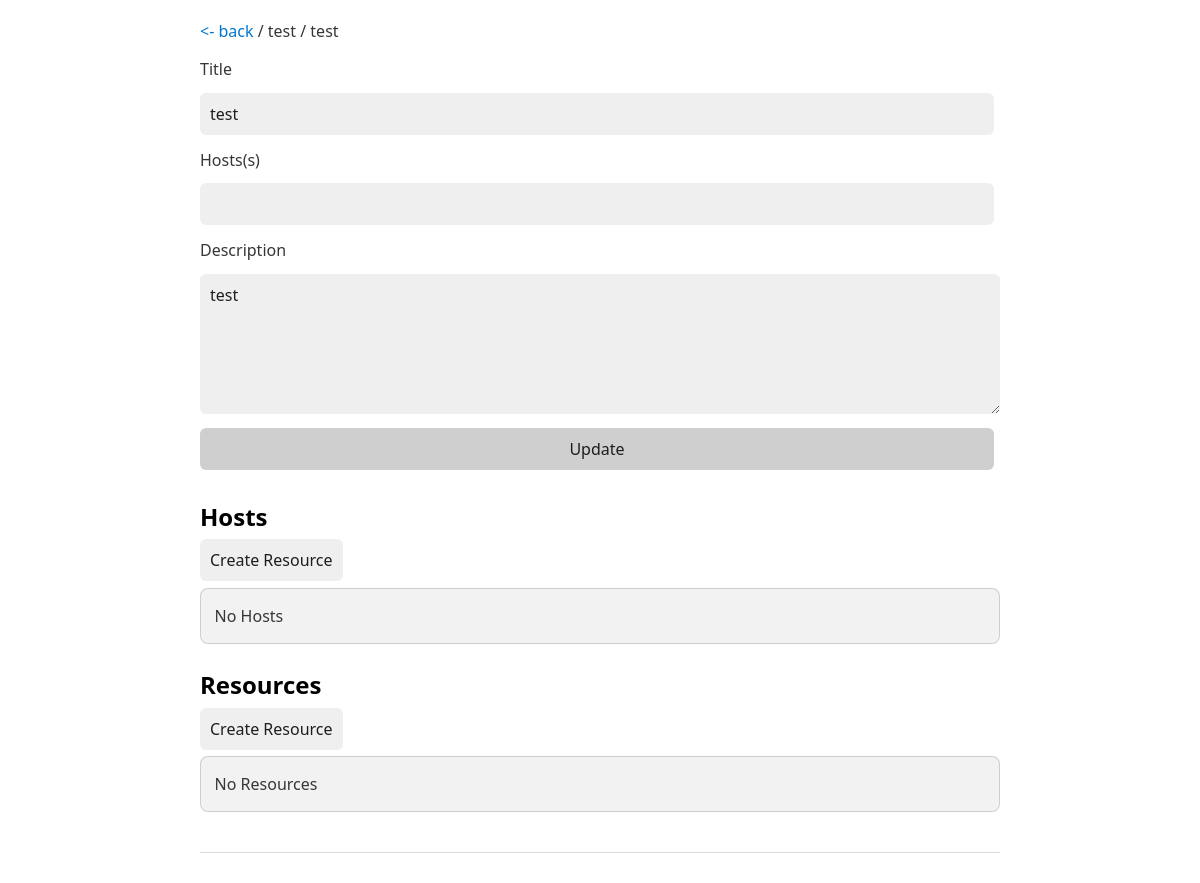
/event/2/workshop/1, run on the app's committed database.
### app/models/events.py (models this page shows, shortened)
class Events(db.Model):
    event_id = s.Column(s.Integer, primary_key=True)
    title = s.Column(s.String(255))
    description = s.Column(s.String)
    datetime = s.Column(s.DateTime)
    location = s.Column(s.String(255))
    rel_workshops = s.orm.relationship("Workshops")
    rel_talks = s.orm.relationship("Talks")
    @classmethod
    def get_by_id(cls, event_id):
        se_ = s.select(cls).where(cls.event_id == event_id)
        re_ = db.session.execute(se_).scalars().first()
        return re_

### app/models/workshops.py (models this page shows, shortened)
class Workshops(db.Model):
    workshop_id = s.Column(s.Integer, primary_key=True)
    fk_event_id = s.Column(s.Integer, s.ForeignKey("events.event_id"))
    title = s.Column(s.String(255))
    description = s.Column(s.String)
    rel_workshop_resources = s.orm.relationship("WorkshopResources")
    rel_workshop_hosts = s.orm.relationship("WorkshopHosts")
    @classmethod
    def get_by_id(cls, workshop_id):
        se_ = s.select(cls).where(cls.workshop_id == workshop_id)
        re_ = db.session.execute(se_).scalars().first()
        return re_

### app/__init__.py (the view)
    @app.get("/event/<int:event_id>/workshop/<int:workshop_id>")
    def workshop(event_id: int, workshop_id: int):
        event_ = Events.get_by_id(event_id)
        workshop_ = Workshops.get_by_id(workshop_id)
        return render_template("workshop.html", event=event_, workshop=workshop_)

### app/templates/workshop.html (shortened to what this page needs)
<!DOCTYPE html>
<html lang="en">
<head>
    {% include 'includes/head.html' %}
</head>
<body>
<header>
    <div class="top-link">
        <a href="{{ url_for('event', event_id=event.event_id) }}"><- back</a> /
        {{ event.title }} /
        {{ workshop.title }}
    </div>
</header>
<main x-data="workshop_"
      x-init="setup('{{ event.event_id }}', '{{ workshop.workshop_id }}')">
    <form action="{{ url_for('workshop_update', event_id=event.event_id, workshop_id=workshop.workshop_id) }}"
          method="post"
          class="form">
        <label for="title">Title</label>
        <input id="title" type="text" name="title" value="{{ workshop.title }}">
        <label for="hosts">Hosts(s)</label>
        <input id="hosts" type="text" name="hosts" value="{{ workshop.hosts }}">
        <label for="description">Description</label>
        <textarea id="description" name="description">{{ workshop.description }}</textarea>
        <button type="submit">Update</button>
    </form>
    <h2>Hosts</h2>
    <div class="top-link">
        <a class="a-button" @click="create_host_dialog.showModal()">Create Resource</a>
    </div>
    <div class="box" x-show="hosts.length === 0" x-cloak>
        <p>No Hosts</p>
    </div>
    <h2>Resources</h2>
    <div class="top-link">
        <a class="a-button" @click="create_resource_dialog.showModal()">Create Resource</a>
    </div>
    <div class="box" x-show="resources.length === 0" x-cloak>
        <p>No Resources</p>
    </div>
</main>
<footer>
</footer>
</body>
</html>

### app/static/style.css (style rules this page uses)
.form { display: flex; width: 100%; flex-direction: column; gap: .50rem; }
.top-link { margin-top: 1rem; margin-bottom: 1rem; }
.box { padding: 0 0.85rem; background-color: rgba(0, 0, 0, .05); border-radius: 0.5rem; border: 1px solid rgba(0, 0, 0, .15); }
.a-button { transition: background-color var(--animation-duration) linear, border-color var(--animation-duration) linear, color var(--animation-duration) linear, box-shadow var(--animation-duration) linear, transform var(--animation-duration) ease }
.a-button { text-align: center; color: var(--form-text); background-color: var(--background); font-family: inherit; font-size: inherit; margin-right: 6px; margin-bottom: 6px; padding: 10px; border: none; border-radius: 6px; outline: none; text-decoration: none; }

### data on the page
Events: title "test"
Workshops: title "test", description "test"
